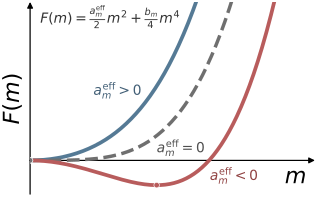

The Python source for this figure:
"""Fig. 1b schematic: Landau free-energy softening of structural order."""

from __future__ import annotations

import numpy as np
import matplotlib.pyplot as plt


# Landau parameters for a schematic free energy:
# F(m) = 1/2 a_eff m^2 + 1/4 b m^4, with b > 0.
B_QUARTIC = 1.0
A_EFF_VALUES = {
    r"$a_m^{\rm eff}>0$": 1.0,
    r"$a_m^{\rm eff}=0$": 0.0,
    r"$a_m^{\rm eff}<0$": -1.0,
}

M_RANGE = (0.0, 2.2)
NUM_POINTS = 1000

FIGSIZE = (3.2, 2.0)
PNG_DPI = 600


def landau_free_energy(m: np.ndarray | float, a_eff: float, b: float) -> np.ndarray | float:
    """Return the quartic Landau free energy for a structural order parameter."""
    return 0.5 * a_eff * m**2 + 0.25 * b * m**4


def minimum_positions(a_eff: float, b: float) -> list[float]:
    """Analytic minimum positions of the schematic Landau landscape."""
    if a_eff < 0.0:
        m0 = float(np.sqrt(-a_eff / b))
        return [m0]
    return [0.0]


def apply_manuscript_style() -> None:
    """Set a compact, clean style suitable for a manuscript panel."""
    plt.rcParams.update(
        {
            "font.family": "sans-serif",
            "font.sans-serif": ["Arial", "Helvetica", "DejaVu Sans"],
            "font.size": 8.5,
            "axes.labelsize": 9.5,
            "xtick.labelsize": 8,
            "ytick.labelsize": 8,
            "axes.linewidth": 0.8,
            "xtick.direction": "in",
            "ytick.direction": "in",
            "xtick.major.size": 3.0,
            "ytick.major.size": 3.0,
            "xtick.major.width": 0.8,
            "ytick.major.width": 0.8,
            "pdf.fonttype": 42,
            "ps.fonttype": 42,
            "savefig.bbox": "tight",
            "savefig.pad_inches": 0.02,
        }
    )


def main() -> None:
    apply_manuscript_style()

    m = np.linspace(*M_RANGE, NUM_POINTS)

    curve_styles = {
        1.0: {"color": "#557a95", "lw": 2.7, "ls": "-"},
        0.0: {"color": "#6f6f6f", "lw": 2.5, "ls": "--"},
        -1.0: {"color": "#b85c5c", "lw": 2.7, "ls": "-"},
    }

    fig, ax = plt.subplots(figsize=FIGSIZE)
    fig.patch.set_facecolor("white")
    ax.set_facecolor("white")

    for label, a_eff in A_EFF_VALUES.items():
        # No vertical shift is applied here: this is the standard Landau
        # schematic with F(0) = 0 for every value of a_m^eff.
        f_landau = landau_free_energy(m, a_eff, B_QUARTIC)
        ax.plot(m, f_landau, label=label, **curve_styles[a_eff])

        for m_min in minimum_positions(a_eff, B_QUARTIC):
            f_min = landau_free_energy(m_min, a_eff, B_QUARTIC)
            ax.plot(
                m_min,
                f_min,
                "o",
                ms=4.0,
                color=curve_styles[a_eff]["color"],
                markeredgecolor="white",
                markeredgewidth=0.45,
                zorder=5,
            )

    ax.text(
        0.5,
        0.7,
        r"$a_m^{\rm eff}>0$",
        color="#425f76",
        ha="left",
        va="center",
        fontsize=10,
    )
    ax.text(
        1.0,
        0.12,
        r"$a_m^{\rm eff}=0$",
        color="#4f4f4f",
        ha="left",
        va="center",
        fontsize=10,
    )
    ax.text(
        1.42,
        -0.16,
        r"$a_m^{\rm eff}<0$",
        color="#8f4141",
        ha="left",
        va="center",
        fontsize=10,
    )

    ax.text(
        0.08,
        1.45,
        r"$F(m)=\frac{a_m^{\rm eff}}{2} m^2 + \frac{b_m}{4} m^4$",
        color="#333333",
        ha="left",
        va="center",
        fontsize=10,
    )

    # ax.annotate(
    #     r"increasing $\Omega$",
    #     xy=(2.02, 0.28),
    #     xytext=(0.82, 1.24),
    #     xycoords="data",
    #     textcoords="data",
    #     arrowprops={
    #         "arrowstyle": "->",
    #         "lw": 0.8,
    #         "color": "#333333",
    #         "shrinkA": 2,
    #         "shrinkB": 1,
    #     },
    #     color="#333333",
    #     ha="center",
    #     va="center",
    #     fontsize=7.1,
    # )

    ax.set_xlabel("")
    ax.set_ylabel(r"$F(m)$", fontsize=16)
    ax.set_xlim(0.0, 2.25)
    ax.set_ylim(-0.34, 1.6)
    ax.set_xticks([])
    ax.set_yticks([])

    ax.spines["top"].set_visible(False)
    ax.spines["right"].set_visible(False)
    ax.spines["bottom"].set_visible(False)
    ax.spines["left"].set_visible(False)
    ax.tick_params(top=False, right=False)
    ax.grid(False)

    axis_arrow = {
        "arrowstyle": "-|>",
        "lw": 0.9,
        "color": "black",
        "mutation_scale": 8.5,
        "shrinkA": 0,
        "shrinkB": 0,
    }
    ax.annotate(
        "",
        xy=(2.25, 0.0),
        xytext=(0.0, 0.0),
        arrowprops=axis_arrow,
        clip_on=False,
        zorder=1,
    )
    ax.text(
        2.10,
        -0.07,
        r"$m$",
        color="black",
        ha="center",
        va="top",
        fontsize=16,
    )
    ax.annotate(
        "",
        xy=(0.0, 1.6),
        xytext=(0.0, -0.34),
        arrowprops=axis_arrow,
        clip_on=False,
        zorder=1,
    )

    fig.tight_layout(pad=0.25)
    fig.savefig("GL_free_energy.pdf")
    # fig.savefig("fig1b_GL_free_energy.png", dpi=PNG_DPI)
    plt.close(fig)


if __name__ == "__main__":
    main()
